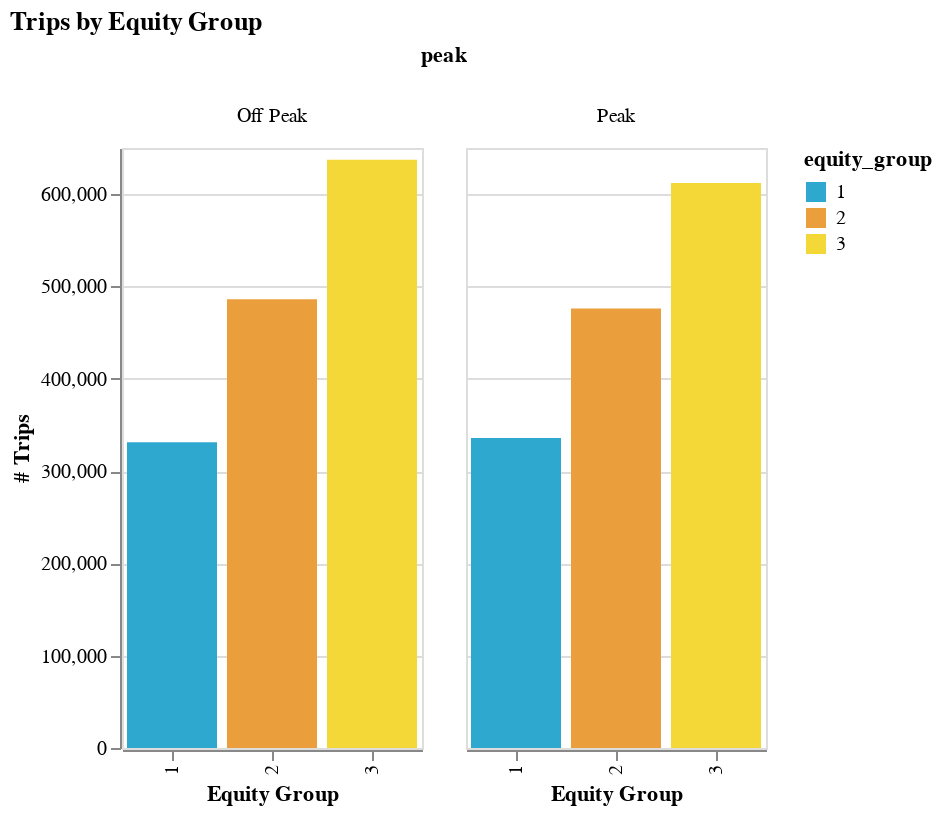

Notebook code cell kept with this figure:
### Code cell
chart2 = (alt.Chart(avg_speeds_by_equity)
         .mark_bar()
         .encode(
             x = alt.X("equity_group:O", title="Equity Group"),
             y = alt.Y("trip_id_nunique:Q", title="# Trips"),
             column = alt.Column("peak:N"),
             color = alt.Color("equity_group:O", 
                               scale = alt.Scale(
                                   range=cp.CALITP_CATEGORY_BRIGHT_COLORS)
                              ),
             tooltip = ["equity_group", "trip_id_nunique", "peak"]
         ).properties(
             title="Trips by Equity Group", width=150
         ).interactive()
)

chart2

### Figure 1 — Vega-Lite specification as saved in the notebook (floating-point values rounded to 4 significant figures)
{"config": {"view": {"continuousWidth": 400, "continuousHeight": 300}}, "data": {"name": "data-936544c00327453fb3cdbf85d2415e45"}, "mark": "bar", "encoding": {"color": {"field": "equity_group", "scale": {"range": ["#2EA8CE", "#EB9F3C", "#F4D837", "#51BF9D", "#8CBCCB", "#9487C0"]}, "type": "ordinal"}, "column": {"field": "peak", "type": "nominal"}, "tooltip": [{"field": "equity_group", "type": "quantitative"}, {"field": "trip_id_nunique", "type": "quantitative"}, {"field": "peak", "type": "nominal"}], "x": {"field": "equity_group", "title": "Equity Group", "type": "ordinal"}, "y": {"field": "trip_id_nunique", "title": "# Trips", "type": "quantitative"}}, "selection": {"selector002": {"type": "interval", "bind": "scales", "encodings": ["x", "y"]}}, "title": "Trips by Equity Group", "width": 150, "$schema": "https://vega.github.io/schema/vega-lite/v4.17.0.json", "datasets": {"data-936544c00327453fb3cdbf85d2415e45": [{"equity_group": 1, "peak": "Peak", "trip_id_nunique": 335715, "speed_mph_mean": 18.1, "route_id": 733}, {"equity_group": 1, "peak": "Off Peak", "trip_id_nunique": 331174, "speed_mph_mean": 19.0, "route_id": 708}, {"equity_group": 2, "peak": "Peak", "trip_id_nunique": 475999, "speed_mph_mean": 17.3, "route_id": 903}, {"equity_group": 2, "peak": "Off Peak", "trip_id_nunique": 486052, "speed_mph_mean": 18.0, "route_id": 882}, {"equity_group": 3, "peak": "Peak", "trip_id_nunique": 612165, "speed_mph_mean": 16.4, "route_id": 730}, {"equity_group": 3, "peak": "Off Peak", "trip_id_nunique": 637198, "speed_mph_mean": 17.4, "route_id": 732}]}}
